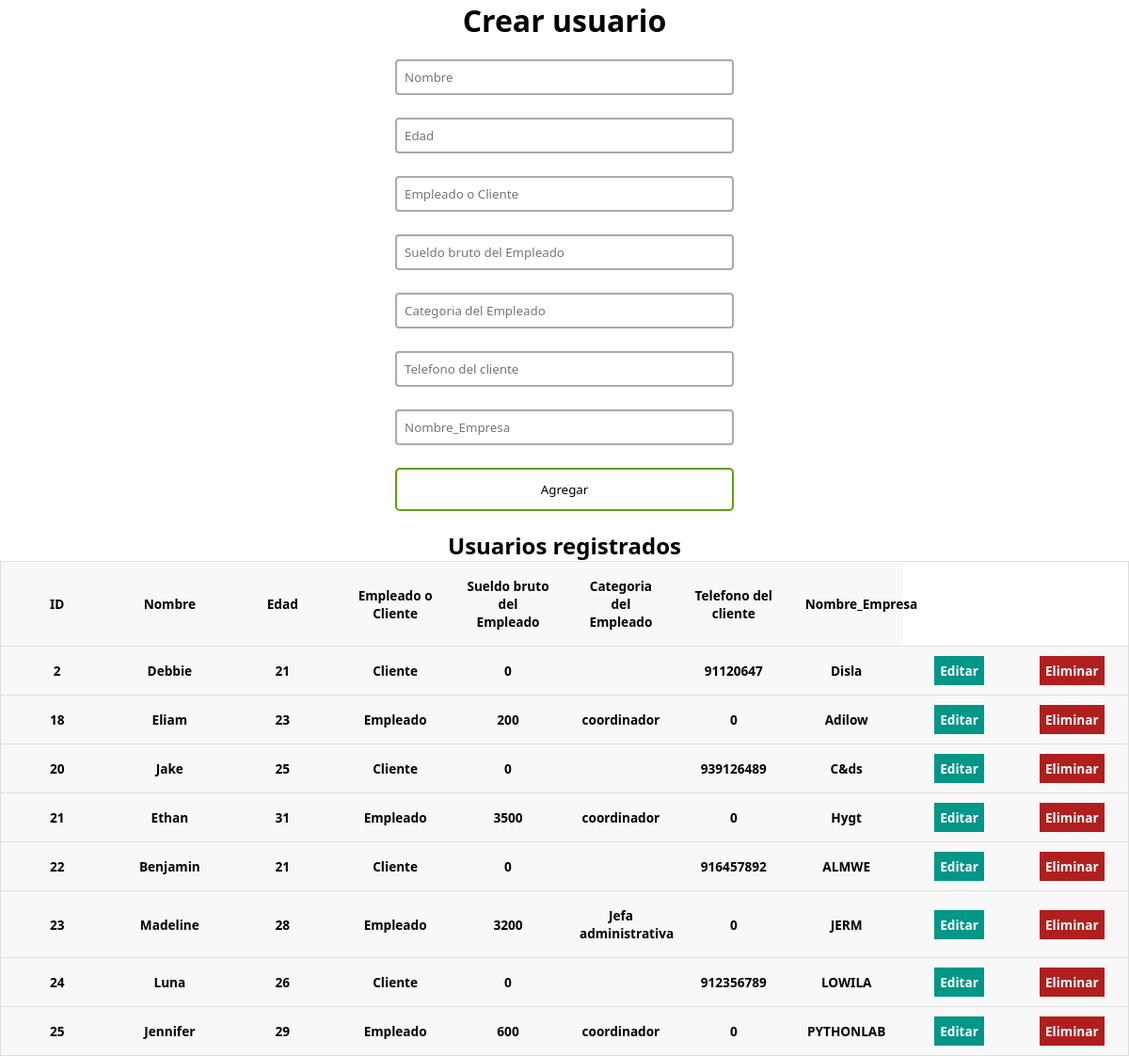
The page / on the database its author committed.
### tables this page shows
CREATE TABLE `users` (
  `id` int(11) NOT NULL,
  `name` varchar(20) NOT NULL,
  `age` int(2) NOT NULL,
  `empleado_cliente` varchar(20) NOT NULL,
  `sueldo_bruto` int(10) NOT NULL,
  `categoria` varchar(20) NOT NULL,
  `telefono_de_contacto` int(10) NOT NULL,
  `empresa` varchar(20) NOT NULL
);

### index.php (the view, shortened to what this page needs)
<?php
$con = connection();
$sql = "SELECT * FROM users";
$query = mysqli_query($con, $sql);
?>
<!DOCTYPE html>
<html lang="en">
<head>
    <link href="CSS/style.css" rel="stylesheet">
</head>
<body>
    <div class="users-form">
        <h1>Crear usuario</h1>
        <form action="insert_user.php" method="POST">
            <input type="text" name="name" placeholder="Nombre">
            <input type="text" name="age" placeholder="Edad">
            <input type="text" name="empleado_cliente" placeholder="Empleado o Cliente">
            <input type="text" name="sueldo_bruto" placeholder="Sueldo bruto del Empleado">
            <input type="text" name="categoria" placeholder="Categoria del Empleado">
            <input type="text" name="telefono_de_contacto" placeholder="Telefono del cliente">
            <input type="text" name="empresa" placeholder="Nombre_Empresa">
            <input type="submit" value="Agregar">
        </form>
    </div>
    <div class="users-table">
        <h2>Usuarios registrados</h2>
        <table>
            <thead>
                <tr>
                    <th>ID</th>
                    <th>Nombre</th>
                    <th>Edad</th>
                    <th>Empleado o Cliente</th>
                    <th>Sueldo bruto del Empleado</th>
                    <th>Categoria del Empleado</th>
                    <th>Telefono del cliente</th>
                    <th>Nombre_Empresa</th>
                </tr>
            </thead>
            <tbody>
                <?php while ($row = mysqli_fetch_array($query)): ?>
                    <tr>
                        <th><?= $row['id'] ?></th>
                        <th><?= $row['name'] ?></th>
                        <th><?= $row['age'] ?></th>
                        <th><?= $row['empleado_cliente'] ?></th>
                        <th><?= $row['sueldo_bruto'] ?></th>
                        <th><?= $row['categoria'] ?></th>
                        <th><?= $row['telefono_de_contacto'] ?></th>
                        <th><?= $row['empresa'] ?></th>
                        <th><a href="update.php?id=<?= $row['id'] ?>" class="users-table--edit">Editar</a></th>
                        <th><a href="delete_user.php?id=<?= $row['id'] ?>" class="users-table--delete" >Eliminar</a></th>
                    </tr>
                <?php endwhile; ?>
            </tbody>
        </table>
    </div>
</body>
</html>

### CSS/style.css (style rules this page uses)
* { box-sizing: border-box; margin: 0; padding: 0; }
html { font-family: 'Segoe UI', sans-serif; text-align: center; }
a { text-decoration: none; }
.users-form form { display: flex; flex-direction: column; gap: 24px; width: 30%; margin: 20px auto; text-align: center; }
.users-form form input { font-family: 'Segoe UI', sans-serif; }
.users-form form input[type=text], .users-form form input[type=password], .users-form form input[type=email] { padding: 8px; border:2px solid #aaa; border-radius:4px; outline:none; transition:.3s; }
.users-form form input[type=submit] { border: none; padding: 12px 50px; text-decoration: none; transition-duration: 0.4s; cursor: pointer; border-radius: 5px; background-color: white; color: black; border: 2px solid #60a100; }
.users-table table { border: 1px solid #ccc; border-collapse: collapse; margin: 0; padding: 0; width: 100%; table-layout: fixed; }
table tr { background-color: #f8f8f8; border: 1px solid #ddd; padding: 4px; }
table th { padding: 16px; text-align: center; font-size: .85em; }
.users-table--edit { background: #009688; padding: 6px; color: #fff; text-align: center; font-weight: bold; }
.users-table--delete { background: #b11e1e; padding: 6px; color: #fff; text-align: center; font-weight: bold; }

### rows shown on the page
users: id "2", name "Debbie", age "21", empleado_cliente "Cliente", sueldo_bruto "0", telefono_de_contacto "91120647", empresa "Disla"
users: id "18", name "Eliam", age "23", empleado_cliente "Empleado", sueldo_bruto "200", categoria "coordinador", telefono_de_contacto "0", empresa "Adilow"
users: id "20", name "Jake", age "25", empleado_cliente "Cliente", sueldo_bruto "0", telefono_de_contacto "939126489", empresa "C&ds"
users: id "21", name "Ethan", age "31", empleado_cliente "Empleado", sueldo_bruto "3500", categoria "coordinador", telefono_de_contacto "0", empresa "Hygt"
users: id "22", name "Benjamin", age "21", empleado_cliente "Cliente", sueldo_bruto "0", telefono_de_contacto "916457892", empresa "ALMWE"
users: id "23", name "Madeline", age "28", empleado_cliente "Empleado", sueldo_bruto "3200", categoria "Jefa administrativa", telefono_de_contacto "0", empresa "JERM"
users: id "24", name "Luna", age "26", empleado_cliente "Cliente", sueldo_bruto "0", telefono_de_contacto "912356789", empresa "LOWILA"
users: id "25", name "Jennifer", age "29", empleado_cliente "Empleado", sueldo_bruto "600", categoria "coordinador", telefono_de_contacto "0", empresa "PYTHONLAB"
